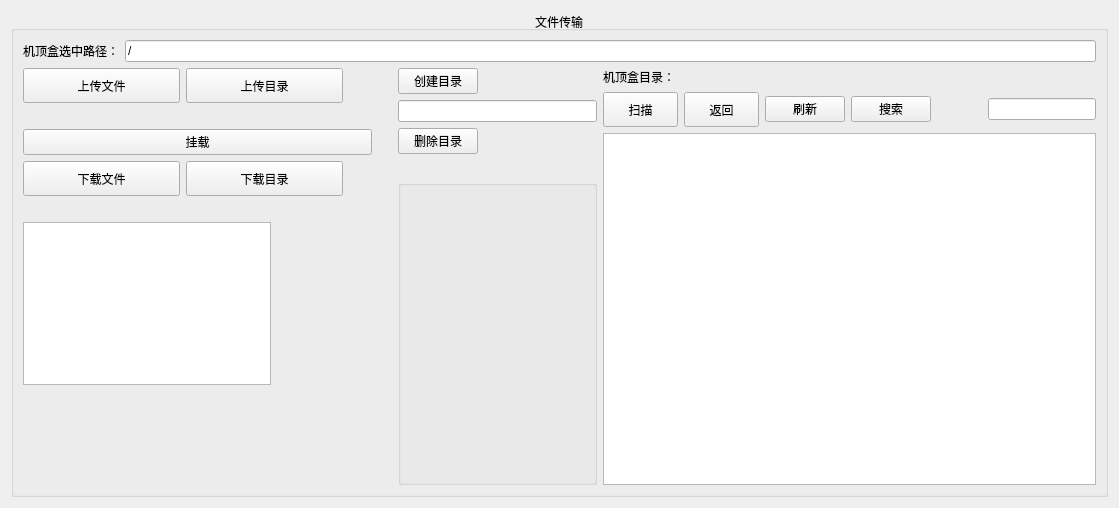
        <widget class="QWidget" name="tab_4">
         <attribute name="title">
          <string>文件传输</string>
         </attribute>
         <layout class="QHBoxLayout" name="horizontalLayout_28">
          <item>
           <widget class="QGroupBox" name="groupBox_2">
            <property name="sizePolicy">
             <sizepolicy hsizetype="Preferred" vsizetype="Preferred">
              <horstretch>0</horstretch>
              <verstretch>0</verstretch>
             </sizepolicy>
            </property>
            <property name="title">
             <string>文件传输</string>
            </property>
            <property name="alignment">
             <set>Qt::AlignCenter</set>
            </property>
            <layout class="QHBoxLayout" name="horizontalLayout_27">
             <item>
              <layout class="QVBoxLayout" name="verticalLayout_24">
               <item>
                <layout class="QHBoxLayout" name="horizontalLayout_26">
                 <item>
                  <widget class="QLabel" name="label_10">
                   <property name="sizePolicy">
                    <sizepolicy hsizetype="Fixed" vsizetype="Preferred">
                     <horstretch>0</horstretch>
                     <verstretch>0</verstretch>
                    </sizepolicy>
                   </property>
                   <property name="styleSheet">
                    <string notr="true">font: 75 14pt &quot;楷体&quot;;</string>
                   </property>
                   <property name="text">
                    <string>机顶盒选中路径：</string>
                   </property>
                  </widget>
                 </item>
                 <item>
                  <widget class="QLineEdit" name="BoxDirANDFile">
                   <property name="sizePolicy">
                    <sizepolicy hsizetype="Preferred" vsizetype="Fixed">
                     <horstretch>0</horstretch>
                     <verstretch>0</verstretch>
                    </sizepolicy>
                   </property>
                   <property name="text">
                    <string>/</string>
                   </property>
                  </widget>
                 </item>
                </layout>
               </item>
               <item>
                <layout class="QHBoxLayout" name="horizontalLayout_14" stretch="1,0,2">
                 <item>
                  <layout class="QVBoxLayout" name="verticalLayout_7" stretch="1">
                   <item>
                    <layout class="QVBoxLayout" name="verticalLayout_2" stretch="1,0,0,1,0,7,0,0,0">
                     <item>
                      <layout class="QHBoxLayout" name="horizontalLayout_5">
                       <item>
                        <widget class="QPushButton" name="upload">
                         <property name="minimumSize">
                          <size>
                           <width>157</width>
                           <height>35</height>
                          </size>
                         </property>
                         <property name="maximumSize">
                          <size>
                           <width>157</width>
                           <height>35</height>
                          </size>
                         </property>
                         <property name="text">
                          <string>上传文件</string>
                         </property>
                        </widget>
                       </item>
                       <item>
                        <widget class="QPushButton" name="upload_dir">
                         <property name="minimumSize">
                          <size>
                           <width>157</width>
                           <height>35</height>
                          </size>
                         </property>
                         <property name="maximumSize">
                          <size>
                           <width>157</width>
                           <height>35</height>
                          </size>
                         </property>
                         <property name="text">
                          <string>上传目录</string>
                         </property>
                        </widget>
                       </item>
                       <item>
                        <spacer name="horizontalSpacer_14">
                         <property name="orientation">
                          <enum>Qt::Horizontal</enum>
                         </property>
                         <property name="sizeHint" stdset="0">
                          <size>
                           <width>40</width>
                           <height>20</height>
                          </size>
                         </property>
                        </spacer>
                       </item>
                      </layout>
                     </item>
                     <item>
                      <spacer name="horizontalSpacer_8">
                       <property name="orientation">
                        <enum>Qt::Horizontal</enum>
                       </property>
                       <property name="sizeHint" stdset="0">
                        <size>
                         <width>40</width>
                         <height>20</height>
                        </size>
                       </property>
                      </spacer>
                     </item>
                     <item>
                      <widget class="QPushButton" name="remount">
                       <property name="text">
                        <string>挂载</string>
                       </property>
                      </widget>
                     </item>
                     <item>
                      <layout class="QHBoxLayout" name="horizontalLayout_6">
                       <item>
                        <widget class="QPushButton" name="download">
                         <property name="minimumSize">
                          <size>
                           <width>157</width>
                           <height>35</height>
                          </size>
                         </property>
                         <property name="maximumSize">
                          <size>
                           <width>157</width>
                           <height>35</height>
                          </size>
                         </property>
                         <property name="text">
                          <string>下载文件</string>
                         </property>
                        </widget>
                       </item>
                       <item>
                        <widget class="QPushButton" name="download_dir">
                         <property name="minimumSize">
                          <size>
                           <width>157</width>
                           <height>35</height>
                          </size>
                         </property>
                         <property name="maximumSize">
                          <size>
                           <width>157</width>
                           <height>35</height>
                          </size>
                         </property>
                         <property name="text">
                          <string>下载目录</string>
                         </property>
                        </widget>
                       </item>
                       <item>
                        <spacer name="horizontalSpacer_15">
                         <property name="orientation">
                          <enum>Qt::Horizontal</enum>
                         </property>
                         <property name="sizeHint" stdset="0">
                          <size>
                           <width>40</width>
                           <height>20</height>
                          </size>
                         </property>
                        </spacer>
                       </item>
                      </layout>
                     </item>
                     <item>
                      <spacer name="horizontalSpacer_2">
                       <property name="orientation">
                        <enum>Qt::Horizontal</enum>
                       </property>
                       <property name="sizeHint" stdset="0">
                        <size>
                         <width>40</width>
                         <height>20</height>
                        </size>
                       </property>
                      </spacer>
                     </item>
                     <item>
                      <widget class="QTextBrowser" name="file_state">
                       <property name="sizePolicy">
                        <sizepolicy hsizetype="Preferred" vsizetype="Preferred">
                         <horstretch>0</horstretch>
                         <verstretch>0</verstretch>
                        </sizepolicy>
                       </property>
                       <property name="minimumSize">
                        <size>
                         <width>248</width>
                         <height>163</height>
                        </size>
                       </property>
                       <property name="maximumSize">
                        <size>
                         <width>248</width>
                         <height>163</height>
                        </size>
                       </property>
                      </widget>
                     </item>
                     <item>
                      <spacer name="verticalSpacer_11">
                       <property name="orientation">
                        <enum>Qt::Vertical</enum>
                       </property>
                       <property name="sizeHint" stdset="0">
                        <size>
                         <width>20</width>
                         <height>40</height>
                        </size>
                       </property>
                      </spacer>
                     </item>
                     <item>
                      <spacer name="horizontalSpacer_13">
                       <property name="orientation">
                        <enum>Qt::Horizontal</enum>
                       </property>
                       <property name="sizeHint" stdset="0">
                        <size>
                         <width>40</width>
                         <height>20</height>
                        </size>
                       </property>
                      </spacer>
                     </item>
                     <item>
                      <spacer name="verticalSpacer_10">
                       <property name="orientation">
                        <enum>Qt::Vertical</enum>
                       </property>
                       <property name="sizeHint" stdset="0">
                        <size>
                         <width>20</width>
                         <height>40</height>
                        </size>
                       </property>
                      </spacer>
                     </item>
                    </layout>
                   </item>
                  </layout>
                 </item>
                 <item>
                  <spacer name="verticalSpacer">
                   <property name="orientation">
                    <enum>Qt::Vertical</enum>
                   </property>
                   <property name="sizeHint" stdset="0">
                    <size>
                     <width>20</width>
                     <height>40</height>
                    </size>
                   </property>
                  </spacer>
                 </item>
                 <item>
                  <layout class="QHBoxLayout" name="horizontalLayout_13" stretch="1,3">
                   <item>
                    <layout class="QVBoxLayout" name="verticalLayout_3" stretch="1,0,1,0,10">
                     <item>
                      <layout class="QHBoxLayout" name="horizontalLayout_7" stretch="0,0">
                       <item>
                        <widget class="QPushButton" name="Create_Dir">
                         <property name="text">
                          <string>创建目录</string>
                         </property>
                        </widget>
                       </item>
                       <item>
                        <spacer name="horizontalSpacer_11">
                         <property name="orientation">
                          <enum>Qt::Horizontal</enum>
                         </property>
                         <property name="sizeHint" stdset="0">
                          <size>
                           <width>40</width>
                           <height>20</height>
                          </size>
                         </property>
                        </spacer>
                       </item>
                      </layout>
                     </item>
                     <item>
                      <widget class="QLineEdit" name="addBox_dir"/>
                     </item>
                     <item>
                      <layout class="QHBoxLayout" name="horizontalLayout_8" stretch="0,0">
                       <item>
                        <widget class="QPushButton" name="DeleteDirFile">
                         <property name="text">
                          <string>删除目录</string>
                         </property>
                        </widget>
                       </item>
                       <item>
                        <spacer name="horizontalSpacer">
                         <property name="orientation">
                          <enum>Qt::Horizontal</enum>
                         </property>
                         <property name="sizeHint" stdset="0">
                          <size>
                           <width>40</width>
                           <height>20</height>
                          </size>
                         </property>
                        </spacer>
                       </item>
                      </layout>
                     </item>
                     <item>
                      <spacer name="horizontalSpacer_10">
                       <property name="orientation">
                        <enum>Qt::Horizontal</enum>
                       </property>
                       <property name="sizeHint" stdset="0">
                        <size>
                         <width>40</width>
                         <height>20</height>
                        </size>
                       </property>
                      </spacer>
                     </item>
                     <item>
                      <widget class="QGroupBox" name="groupBox_12">
                       <property name="minimumSize">
                        <size>
                         <width>199</width>
                         <height>281</height>
                        </size>
                       </property>
                       <property name="maximumSize">
                        <size>
                         <width>16777215</width>
                         <height>16777215</height>
                        </size>
                       </property>
                       <property name="title">
                        <string/>
                       </property>
                       <widget class="QLabel" name="label_16">
                        <property name="geometry">
                         <rect>
                          <x>50</x>
                          <y>70</y>
                          <width>91</width>
                          <height>131</height>
                         </rect>
                        </property>
                        <property name="styleSheet">
                         <string notr="true">border-image: url(:/image/a1fb36ac3daf156829e3427138eac76f.png);</string>
                        </property>
                        <property name="text">
                         <string/>
                        </property>
                       </widget>
                       <widget class="QLabel" name="label_20">
                        <property name="geometry">
                         <rect>
                          <x>30</x>
                          <y>40</y>
                          <width>41</width>
                          <height>41</height>
                         </rect>
                        </property>
                        <property name="styleSheet">
                         <string notr="true">border-image: url(:/image/1edbc306eefcc8e4ebeea55b463e51d0.png);</string>
                        </property>
                        <property name="text">
                         <string/>
                        </property>
                       </widget>
                      </widget>
                     </item>
                    </layout>
                   </item>
                   <item>
                    <layout class="QVBoxLayout" name="verticalLayout_4">
                     <item>
                      <widget class="QLabel" name="label_8">
                       <property name="styleSheet">
                        <string notr="true">font: 75 12pt &quot;楷体&quot;;</string>
                       </property>
                       <property name="text">
                        <string>机顶盒目录：</string>
                       </property>
                      </widget>
                     </item>
                     <item>
                      <layout class="QHBoxLayout" name="horizontalLayout_15">
                       <item>
                        <widget class="QPushButton" name="ScanBoxDir">
                         <property name="minimumSize">
                          <size>
                           <width>75</width>
                           <height>35</height>
                          </size>
                         </property>
                         <property name="maximumSize">
                          <size>
                           <width>75</width>
                           <height>35</height>
                          </size>
                         </property>
                         <property name="text">
                          <string>扫描</string>
                         </property>
                        </widget>
                       </item>
                       <item>
                        <widget class="QPushButton" name="dir_back">
                         <property name="minimumSize">
                          <size>
                           <width>75</width>
                           <height>35</height>
                          </size>
                         </property>
                         <property name="maximumSize">
                          <size>
                           <width>75</width>
                           <height>35</height>
                          </size>
                         </property>
                         <property name="text">
                          <string>返回</string>
                         </property>
                        </widget>
                       </item>
                       <item>
                        <widget class="QPushButton" name="Refresh">
                         <property name="text">
                          <string>刷新</string>
                         </property>
                        </widget>
                       </item>
                       <item>
                        <widget class="QPushButton" name="search">
                         <property name="text">
                          <string>搜索</string>
                         </property>
                        </widget>
                       </item>
                       <item>
                        <spacer name="horizontalSpacer_9">
                         <property name="orientation">
                          <enum>Qt::Horizontal</enum>
                         </property>
                         <property name="sizeHint" stdset="0">
                          <size>
                           <width>40</width>
                           <height>20</height>
                          </size>
                         </property>
                        </spacer>
                       </item>
                       <item>
                        <widget class="QLineEdit" name="search_text"/>
                       </item>
                      </layout>
                     </item>
                     <item>
                      <widget class="QListWidget" name="list_Boxfile"/>
                     </item>
                    </layout>
                   </item>
                  </layout>
                 </item>
                </layout>
               </item>
              </layout>
             </item>
            </layout>
           </widget>
          </item>
         </layout>
        </widget>
